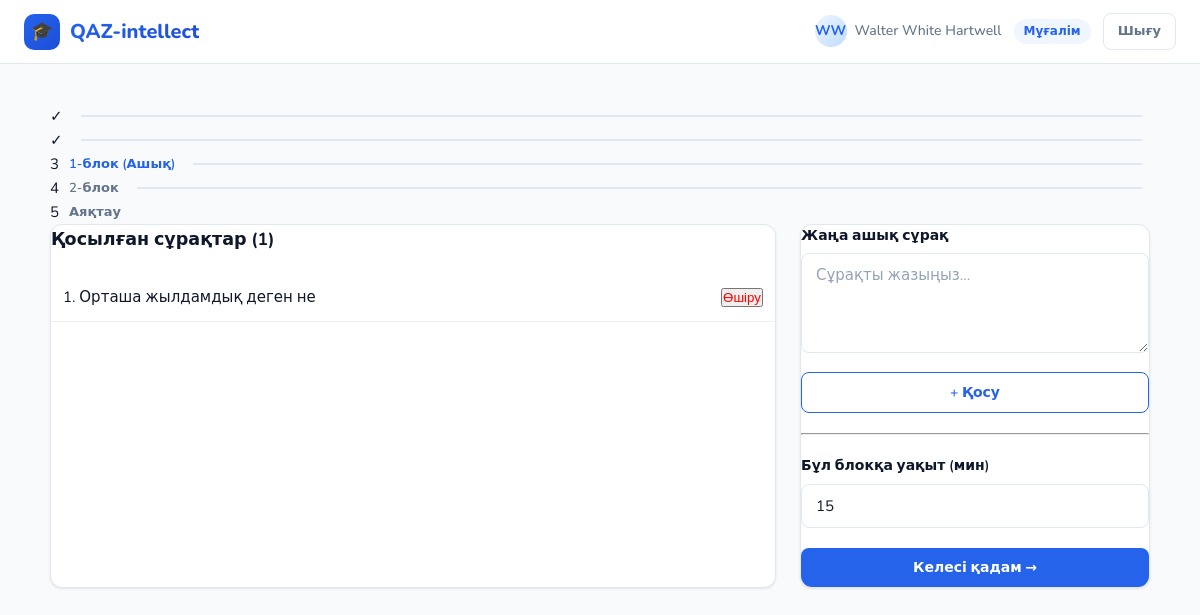
Page /teacher/quiz/1/create/step3/ (signed in) on the committed database.
### core/models.py (models this page shows, shortened)
class User(AbstractUser):
    ROLE_STUDENT = 'student'
    ROLE_TEACHER = 'teacher'
    ROLE_CHOICES = [
        (ROLE_STUDENT, 'Оқушы'),
        (ROLE_TEACHER, 'Мұғалім'),
    ]
    role = models.CharField(max_length=20, choices=ROLE_CHOICES, default=ROLE_STUDENT)
    subjects = models.ManyToManyField(Subject, blank=True, related_name='teachers')
    first_name = models.CharField(max_length=150)
    last_name = models.CharField(max_length=150)
    patronymic = models.CharField(max_length=150, blank=True, verbose_name='Әкесінің аты')
    @property
    def full_name(self):
        parts = [self.last_name, self.first_name, self.patronymic]
        return ' '.join(p for p in parts if p)
    @property
    def is_teacher(self):
        return self.role == self.ROLE_TEACHER

class Quiz(models.Model):
    title = models.CharField(max_length=200, verbose_name='Тест атауы')
    subject = models.ForeignKey(Subject, on_delete=models.CASCADE, related_name='quizzes')
    teacher = models.ForeignKey(User, on_delete=models.CASCADE, related_name='quizzes')
    passing_score = models.IntegerField(default=60, verbose_name='Өту балы (%)')
    created_at = models.DateTimeField(auto_now_add=True)
    is_active = models.BooleanField(default=True)
    copied_from = models.ForeignKey(
        'self', null=True, blank=True,
        on_delete=models.SET_NULL,
        related_name='copies',
        verbose_name='Көшірілген тесттен'
    )
    theory_content = models.TextField(blank=True, verbose_name='Теория мазмұны')
    theory_time_minutes = models.IntegerField(default=10, verbose_name='Теорияға уақыт (мин)')
    theory_image = models.ImageField(upload_to='theory_images/', null=True, blank=True, verbose_name='Теория суреті')
    block2_time_minutes = models.IntegerField(default=15, verbose_name='2-блокқа уақыт (мин)')
    block3_time_minutes = models.IntegerField(default=20, verbose_name='3-блокқа уақыт (мин)')
    class Meta:
        verbose_name = 'Тест'
        verbose_name_plural = 'Тесттер'
        ordering = ['-created_at']

class OpenQuestion(models.Model):
    quiz = models.ForeignKey(Quiz, on_delete=models.CASCADE, related_name='open_questions')
    question_text = models.TextField(verbose_name='Сұрақ')
    order = models.IntegerField(default=0)
    class Meta:
        ordering = ['order']

### core/views.py (the view, shortened to what this page needs)
# urls.py: path('teacher/quiz/<int:quiz_id>/create/step3/', views.quiz_create_step3, name='quiz_create_step3'),
@login_required
def quiz_create_step3(request, quiz_id):
    quiz = get_object_or_404(Quiz, id=quiz_id, teacher=request.user)
    questions = quiz.open_questions.all()
    return render(request, 'core/quiz_create_step3.html', {
        'quiz': quiz, 'questions': questions,
    })

### core/templates/core/quiz_create_step3.html (shortened to what this page needs)
{% extends 'core/base.html' %}
{% block content %}
<div class="container page">
  <div class="steps-container">
    <div class="step active"><div class="step-number">✓</div></div>
    <div class="step active"><div class="step-number">✓</div></div>
    <div class="step active"><div class="step-number">3</div><div class="step-label">1-блок (Ашық)</div></div>
    <div class="step"><div class="step-number">4</div><div class="step-label">2-блок</div></div>
    <div class="step"><div class="step-number">5</div><div class="step-label">Аяқтау</div></div>
  </div>
  <div class="grid-2-1" style="display:grid; grid-template-columns: 1fr 350px; gap:24px;">
    <div class="card">
      <h3>Қосылған сұрақтар ({{ questions.count }})</h3>
      <div class="question-list" style="margin-top:20px;">
        {% for q in questions %}
        <div class="q-item" style="padding:12px; border-bottom:1px solid #eee; display:flex; justify-content:space-between;">
          <span>{{ forloop.counter }}. {{ q.question_text }}</span>
          <form method="post" style="display:inline;">
            <button type="submit" class="btn-text" style="color:red;">Өшіру</button>
          </form>
        </div>
        {% empty %}
        <p class="text-muted">Әзірге сұрақтар жоқ.</p>
        {% endfor %}
      </div>
    </div>
    <div class="card">
      <form method="post">
        <label class="form-label">Жаңа ашық сұрақ</label>
        <textarea name="question_text" class="form-control" placeholder="Сұрақты жазыңыз..." required></textarea>
        <button type="submit" class="btn btn-outline btn-full" style="margin-top:12px;">+ Қосу</button>
      </form>
      <hr style="margin:20px 0;">
      <form method="post">
        <div class="form-group">
          <label class="form-label">Бұл блокқа уақыт (мин)</label>
          <input type="number" name="block2_time_minutes" class="form-control" value="15">
        </div>
        <button type="submit" class="btn btn-primary btn-full">Келесі қадам →</button>
      </form>
    </div>
  </div>
</div>
{% endblock %}

### core/templates/core/base.html (shortened to what this page needs)
{% load static %}
<!DOCTYPE html>
<html lang="kk">
<head>
  <link rel="stylesheet" href="{% static 'core/css/style.css' %}">
</head>
<body>
{% if user.is_authenticated %}
<nav class="navbar">
  <a href="/" class="nav-brand">
    <div class="nav-logo">🎓</div>
    <span class="nav-brand-text">QAZ-intellect</span>
  </a>
  <div class="nav-actions">
    <div class="nav-user">
      <div class="nav-avatar">{{ user.first_name.0 }}{{ user.last_name.0 }}</div>
      <span>{{ user.full_name }}</span>
      {% if user.is_teacher %}
        <span class="badge badge-primary" style="margin-left:4px">Мұғалім</span>
      {% endif %}
    </div>
    <a href="/logout/" class="btn btn-ghost btn-sm">Шығу</a>
  </div>
</nav>
{% endif %}
{% block content %}{% endblock %}
</body>
</html>

### core/static/core/css/style.css (style rules this page uses)
:root { --primary: #2563EB; --primary-light: #EFF6FF; --primary-dark: #1D4ED8; --accent: #10B981; --accent-light: #ECFDF5; --warning: #F59E0B; --danger: #EF4444; --danger-light: #FEF2F2; --text: #0F172A; --text-muted: #64748B; --text-light: #94A3B8; --border: #E2E8F0; --border-focus: #93C5FD; --bg: #F8FAFC; --card: #FFFFFF; --shadow-sm: 0 1px 3px rgba(0,0,0,0.06), 0 1px 2px rgba(0,0,0,0.04); --shadow: 0 4px 16px rgba(0,0,0,0.08); --shadow-lg: 0 10px 40px rgba(0,0,0,0.12); --radius: 12px; --radius-sm: 8px; --radius-lg: 20px; --font: 'Nunito', 'DejaVu Sans', sans-serif; }
* { box-sizing: border-box; margin: 0; padding: 0; }
body { font-family: var(--font); background: var(--bg); color: var(--text); font-size: 15px; line-height: 1.6; min-height: 100vh; }
.navbar { background: var(--card); border-bottom: 1px solid var(--border); padding: 0 24px; height: 64px; display: flex; align-items: center; justify-content: space-between; position: sticky; top: 0; z-index: 100; backdrop-filter: blur(8px); }
.nav-brand { display: flex; align-items: center; gap: 10px; text-decoration: none; color: var(--text); }
.nav-logo { width: 36px; height: 36px; background: linear-gradient(135deg, var(--primary), var(--primary-dark)); border-radius: 10px; display: flex; align-items: center; justify-content: center; font-size: 18px; color: white; }
.nav-brand-text { font-size: 20px; font-weight: 800; background: linear-gradient(135deg, var(--primary), var(--primary-dark)); -webkit-background-clip: text; -webkit-text-fill-color: transparent; background-clip: text; }
.nav-actions { display: flex; align-items: center; gap: 12px; }
.nav-user { display: flex; align-items: center; gap: 8px; color: var(--text-muted); font-size: 14px; font-weight: 500; }
.nav-avatar { width: 32px; height: 32px; background: linear-gradient(135deg, var(--primary-light), #BFDBFE); border-radius: 50%; display: flex; align-items: center; justify-content: center; font-size: 14px; font-weight: 700; color: var(--primary); }
.container { max-width: 1100px; margin: 0 auto; padding: 0 24px; }
.page { padding: 40px 0 80px; }
.card { background: var(--card); border: 1px solid var(--border); border-radius: var(--radius); box-shadow: var(--shadow-sm); overflow: hidden; }
.btn { display: inline-flex; align-items: center; gap: 6px; padding: 10px 20px; border-radius: var(--radius-sm); font-family: var(--font); font-size: 14px; font-weight: 600; cursor: pointer; text-decoration: none; border: none; transition: all 0.2s ease; white-space: nowrap; }
.btn-primary { background: var(--primary); color: white; }
.btn-outline { background: transparent; color: var(--primary); border: 1.5px solid var(--primary); }
.btn-ghost { background: transparent; color: var(--text-muted); border: 1.5px solid var(--border); }
.btn-sm { padding: 7px 14px; font-size: 13px; }
.btn-full { width: 100%; justify-content: center; }
.form-group { margin-bottom: 20px; }
.form-label { display: block; font-size: 14px; font-weight: 600; color: var(--text); margin-bottom: 6px; }
.form-control { width: 100%; padding: 11px 14px; border: 1.5px solid var(--border); border-radius: var(--radius-sm); font-family: var(--font); font-size: 15px; color: var(--text); background: var(--card); transition: border-color 0.2s ease, box-shadow 0.2s ease; outline: none; }
.form-control::placeholder { color: var(--text-light); }
textarea.form-control { resize: vertical; min-height: 100px; }
.badge { display: inline-flex; align-items: center; padding: 3px 10px; border-radius: 20px; font-size: 12px; font-weight: 600; }
.badge-primary { background: var(--primary-light); color: var(--primary); }
.step { display: flex; align-items: center; gap: 10px; flex: 1; position: relative; }
.step:not(:last-child)::after { content: ''; height: 2px; background: var(--border); flex: 1; margin: 0 8px; }
.step-label { font-size: 13px; font-weight: 600; color: var(--text-muted); white-space: nowrap; }
.step.active .step-label { color: var(--primary); }

### rows in the picture
User: first_name.0 "W", last_name.0 "W", full_name "Walter White Hartwell"
Quiz: count "1"
OpenQuestion: question_text "Орташа жылдамдық деген не"
